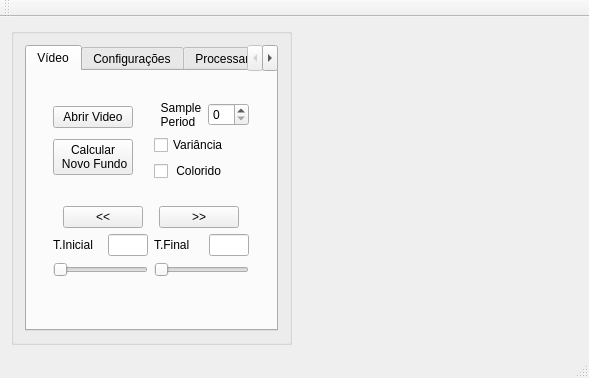
<?xml version="1.0" encoding="UTF-8"?>
<ui version="4.0">
 <class>zebtrack</class>
 <widget class="QMainWindow" name="zebtrack">
  <property name="geometry">
   <rect>
    <x>0</x>
    <y>0</y>
    <width>589</width>
    <height>378</height>
   </rect>
  </property>
  <property name="sizePolicy">
   <sizepolicy hsizetype="Fixed" vsizetype="Preferred">
    <horstretch>0</horstretch>
    <verstretch>0</verstretch>
   </sizepolicy>
  </property>
  <property name="windowTitle">
   <string>zebtrack</string>
  </property>
  <widget class="QWidget" name="centralWidget">
   <layout class="QGridLayout" name="gridLayout">
    <item row="0" column="1">
     <layout class="QGridLayout" name="gridLayout_2">
      <item row="0" column="0">
       <widget class="labeltrack" name="figura">
        <property name="sizePolicy">
         <sizepolicy hsizetype="Preferred" vsizetype="Preferred">
          <horstretch>0</horstretch>
          <verstretch>0</verstretch>
         </sizepolicy>
        </property>
        <property name="text">
         <string/>
        </property>
        <property name="scaledContents">
         <bool>true</bool>
        </property>
       </widget>
      </item>
     </layout>
    </item>
    <item row="0" column="0">
     <layout class="QVBoxLayout" name="verticalLayout_5">
      <item>
       <widget class="QGroupBox" name="groupBox">
        <property name="sizePolicy">
         <sizepolicy hsizetype="Minimum" vsizetype="Preferred">
          <horstretch>0</horstretch>
          <verstretch>0</verstretch>
         </sizepolicy>
        </property>
        <property name="title">
         <string/>
        </property>
        <layout class="QVBoxLayout" name="verticalLayout_6">
         <item>
          <widget class="QTabWidget" name="tabWidget">
           <property name="sizePolicy">
            <sizepolicy hsizetype="Preferred" vsizetype="Preferred">
             <horstretch>0</horstretch>
             <verstretch>0</verstretch>
            </sizepolicy>
           </property>
           <property name="currentIndex">
            <number>0</number>
           </property>
           <property name="iconSize">
            <size>
             <width>14</width>
             <height>14</height>
            </size>
           </property>
           <property name="tabBarAutoHide">
            <bool>false</bool>
           </property>
           <widget class="QWidget" name="tab">
            <attribute name="title">
             <string>Vídeo</string>
            </attribute>
            <layout class="QGridLayout" name="gridLayout_3">
             <item row="0" column="0">
              <layout class="QVBoxLayout" name="verticalLayout">
               <item>
                <widget class="QPushButton" name="openVideo">
                 <property name="sizePolicy">
                  <sizepolicy hsizetype="Fixed" vsizetype="Fixed">
                   <horstretch>0</horstretch>
                   <verstretch>0</verstretch>
                  </sizepolicy>
                 </property>
                 <property name="text">
                  <string>Abrir Video</string>
                 </property>
                </widget>
               </item>
               <item>
                <widget class="QPushButton" name="recalc_fundo">
                 <property name="sizePolicy">
                  <sizepolicy hsizetype="Fixed" vsizetype="Fixed">
                   <horstretch>0</horstretch>
                   <verstretch>0</verstretch>
                  </sizepolicy>
                 </property>
                 <property name="text">
                  <string>Calcular 
 Novo Fundo</string>
                 </property>
                </widget>
               </item>
              </layout>
             </item>
             <item row="0" column="1">
              <layout class="QVBoxLayout" name="verticalLayout_2">
               <item>
                <layout class="QHBoxLayout" name="horizontalLayout_5">
                 <item>
                  <widget class="QLabel" name="label_3">
                   <property name="sizePolicy">
                    <sizepolicy hsizetype="Fixed" vsizetype="Preferred">
                     <horstretch>0</horstretch>
                     <verstretch>0</verstretch>
                    </sizepolicy>
                   </property>
                   <property name="text">
                    <string>  Sample 
  Period </string>
                   </property>
                  </widget>
                 </item>
                 <item>
                  <widget class="QSpinBox" name="SampleRate">
                   <property name="sizePolicy">
                    <sizepolicy hsizetype="Fixed" vsizetype="Fixed">
                     <horstretch>0</horstretch>
                     <verstretch>0</verstretch>
                    </sizepolicy>
                   </property>
                  </widget>
                 </item>
                </layout>
               </item>
               <item>
                <widget class="QCheckBox" name="checkBox_2">
                 <property name="sizePolicy">
                  <sizepolicy hsizetype="Fixed" vsizetype="Fixed">
                   <horstretch>0</horstretch>
                   <verstretch>0</verstretch>
                  </sizepolicy>
                 </property>
                 <property name="text">
                  <string>Variância</string>
                 </property>
                </widget>
               </item>
               <item>
                <widget class="QCheckBox" name="checkBox">
                 <property name="sizePolicy">
                  <sizepolicy hsizetype="Fixed" vsizetype="Fixed">
                   <horstretch>0</horstretch>
                   <verstretch>0</verstretch>
                  </sizepolicy>
                 </property>
                 <property name="text">
                  <string> Colorido</string>
                 </property>
                </widget>
               </item>
              </layout>
             </item>
             <item row="1" column="0" colspan="2">
              <layout class="QVBoxLayout" name="verticalLayout_3">
               <item>
                <layout class="QHBoxLayout" name="horizontalLayout_4">
                 <item>
                  <widget class="QPushButton" name="frameBack">
                   <property name="sizePolicy">
                    <sizepolicy hsizetype="Fixed" vsizetype="Fixed">
                     <horstretch>0</horstretch>
                     <verstretch>0</verstretch>
                    </sizepolicy>
                   </property>
                   <property name="minimumSize">
                    <size>
                     <width>0</width>
                     <height>0</height>
                    </size>
                   </property>
                   <property name="maximumSize">
                    <size>
                     <width>16777215</width>
                     <height>16777215</height>
                    </size>
                   </property>
                   <property name="text">
                    <string>&lt;&lt;</string>
                   </property>
                  </widget>
                 </item>
                 <item>
                  <widget class="QPushButton" name="frameNext">
                   <property name="sizePolicy">
                    <sizepolicy hsizetype="Fixed" vsizetype="Fixed">
                     <horstretch>0</horstretch>
                     <verstretch>0</verstretch>
                    </sizepolicy>
                   </property>
                   <property name="text">
                    <string>&gt;&gt;</string>
                   </property>
                  </widget>
                 </item>
                </layout>
               </item>
               <item>
                <layout class="QHBoxLayout" name="horizontalLayout_3">
                 <item>
                  <layout class="QGridLayout" name="gridLayout_5">
                   <item row="0" column="0">
                    <layout class="QHBoxLayout" name="horizontalLayout">
                     <item>
                      <widget class="QLabel" name="label">
                       <property name="text">
                        <string>T.Inicial</string>
                       </property>
                      </widget>
                     </item>
                     <item>
                      <widget class="QLineEdit" name="T_inicial">
                       <property name="sizePolicy">
                        <sizepolicy hsizetype="Fixed" vsizetype="Fixed">
                         <horstretch>0</horstretch>
                         <verstretch>0</verstretch>
                        </sizepolicy>
                       </property>
                       <property name="maximumSize">
                        <size>
                         <width>40</width>
                         <height>16777215</height>
                        </size>
                       </property>
                      </widget>
                     </item>
                    </layout>
                   </item>
                   <item row="1" column="0">
                    <widget class="QSlider" name="initialSlider">
                     <property name="orientation">
                      <enum>Qt::Horizontal</enum>
                     </property>
                    </widget>
                   </item>
                   <item row="2" column="0">
                    <widget class="QLabel" name="frame_inicial">
                     <property name="sizePolicy">
                      <sizepolicy hsizetype="Fixed" vsizetype="Fixed">
                       <horstretch>0</horstretch>
                       <verstretch>0</verstretch>
                      </sizepolicy>
                     </property>
                     <property name="text">
                      <string/>
                     </property>
                    </widget>
                   </item>
                  </layout>
                 </item>
                 <item>
                  <layout class="QGridLayout" name="gridLayout_6">
                   <item row="0" column="0">
                    <layout class="QHBoxLayout" name="horizontalLayout_2">
                     <item>
                      <widget class="QLabel" name="label_2">
                       <property name="text">
                        <string>T.Final</string>
                       </property>
                      </widget>
                     </item>
                     <item>
                      <widget class="QLineEdit" name="T_final">
                       <property name="sizePolicy">
                        <sizepolicy hsizetype="Fixed" vsizetype="Fixed">
                         <horstretch>0</horstretch>
                         <verstretch>0</verstretch>
                        </sizepolicy>
                       </property>
                       <property name="maximumSize">
                        <size>
                         <width>40</width>
                         <height>16777215</height>
                        </size>
                       </property>
                      </widget>
                     </item>
                    </layout>
                   </item>
                   <item row="1" column="0">
                    <widget class="QSlider" name="FinalSlider">
                     <property name="orientation">
                      <enum>Qt::Horizontal</enum>
                     </property>
                    </widget>
                   </item>
                   <item row="2" column="0">
                    <widget class="QLabel" name="frame_final">
                     <property name="sizePolicy">
                      <sizepolicy hsizetype="Fixed" vsizetype="Fixed">
                       <horstretch>0</horstretch>
                       <verstretch>0</verstretch>
                      </sizepolicy>
                     </property>
                     <property name="text">
                      <string/>
                     </property>
                    </widget>
                   </item>
                  </layout>
                 </item>
                </layout>
               </item>
              </layout>
             </item>
            </layout>
           </widget>
           <widget class="QWidget" name="tab_2">
            <attribute name="title">
             <string>Configurações</string>
            </attribute>
            <layout class="QGridLayout" name="gridLayout_4">
             <item row="0" column="0">
              <layout class="QVBoxLayout" name="verticalLayout_4">
               <item>
                <widget class="QPushButton" name="area_de_interesse">
                 <property name="sizePolicy">
                  <sizepolicy hsizetype="Fixed" vsizetype="Fixed">
                   <horstretch>0</horstretch>
                   <verstretch>0</verstretch>
                  </sizepolicy>
                 </property>
                 <property name="text">
                  <string>Área de Interesse</string>
                 </property>
                </widget>
               </item>
               <item>
                <widget class="QPushButton" name="area_processamento">
                 <property name="sizePolicy">
                  <sizepolicy hsizetype="Fixed" vsizetype="Fixed">
                   <horstretch>0</horstretch>
                   <verstretch>0</verstretch>
                  </sizepolicy>
                 </property>
                 <property name="text">
                  <string> Área de Processamento</string>
                 </property>
                </widget>
               </item>
               <item>
                <widget class="QPushButton" name="area_exclus">
                 <property name="sizePolicy">
                  <sizepolicy hsizetype="Fixed" vsizetype="Fixed">
                   <horstretch>0</horstretch>
                   <verstretch>0</verstretch>
                  </sizepolicy>
                 </property>
                 <property name="text">
                  <string>Área de Exclusão</string>
                 </property>
                </widget>
               </item>
               <item>
                <widget class="QPushButton" name="excluir_area">
                 <property name="sizePolicy">
                  <sizepolicy hsizetype="Fixed" vsizetype="Fixed">
                   <horstretch>0</horstretch>
                   <verstretch>0</verstretch>
                  </sizepolicy>
                 </property>
                 <property name="text">
                  <string>Excluir Última Área </string>
                 </property>
                </widget>
               </item>
              </layout>
             </item>
            </layout>
           </widget>
           <widget class="QWidget" name="tab_3">
            <attribute name="title">
             <string>Processamento</string>
            </attribute>
            <layout class="QGridLayout" name="gridLayout_7">
             <item row="0" column="0">
              <layout class="QHBoxLayout" name="horizontalLayout_7">
               <item>
                <widget class="QLabel" name="label_7">
                 <property name="sizePolicy">
                  <sizepolicy hsizetype="Fixed" vsizetype="Fixed">
                   <horstretch>0</horstretch>
                   <verstretch>0</verstretch>
                  </sizepolicy>
                 </property>
                 <property name="text">
                  <string>Threshold</string>
                 </property>
                </widget>
               </item>
               <item>
                <widget class="QSpinBox" name="threshold_box">
                 <property name="sizePolicy">
                  <sizepolicy hsizetype="Fixed" vsizetype="Fixed">
                   <horstretch>0</horstretch>
                   <verstretch>0</verstretch>
                  </sizepolicy>
                 </property>
                </widget>
               </item>
              </layout>
             </item>
             <item row="1" column="0">
              <layout class="QHBoxLayout" name="horizontalLayout_6">
               <item>
                <widget class="QLabel" name="label_4">
                 <property name="sizePolicy">
                  <sizepolicy hsizetype="Fixed" vsizetype="Fixed">
                   <horstretch>0</horstretch>
                   <verstretch>0</verstretch>
                  </sizepolicy>
                 </property>
                 <property name="text">
                  <string>Proces. Frame Rate</string>
                 </property>
                </widget>
               </item>
               <item>
                <widget class="QSpinBox" name="rate_Box">
                 <property name="sizePolicy">
                  <sizepolicy hsizetype="Fixed" vsizetype="Fixed">
                   <horstretch>0</horstretch>
                   <verstretch>0</verstretch>
                  </sizepolicy>
                 </property>
                </widget>
               </item>
              </layout>
             </item>
             <item row="2" column="0">
              <layout class="QVBoxLayout" name="verticalLayout_11">
               <item>
                <layout class="QHBoxLayout" name="horizontalLayout_13">
                 <item>
                  <widget class="QPushButton" name="inicio_process">
                   <property name="sizePolicy">
                    <sizepolicy hsizetype="Fixed" vsizetype="Fixed">
                     <horstretch>0</horstretch>
                     <verstretch>0</verstretch>
                    </sizepolicy>
                   </property>
                   <property name="text">
                    <string>Iniciar</string>
                   </property>
                  </widget>
                 </item>
                 <item>
                  <widget class="QPushButton" name="pausa_process">
                   <property name="sizePolicy">
                    <sizepolicy hsizetype="Fixed" vsizetype="Fixed">
                     <horstretch>0</horstretch>
                     <verstretch>0</verstretch>
                    </sizepolicy>
                   </property>
                   <property name="text">
                    <string>Pausa</string>
                   </property>
                  </widget>
                 </item>
                </layout>
               </item>
               <item>
                <layout class="QHBoxLayout" name="horizontalLayout_12">
                 <item>
                  <widget class="QPushButton" name="back_process">
                   <property name="sizePolicy">
                    <sizepolicy hsizetype="Fixed" vsizetype="Fixed">
                     <horstretch>0</horstretch>
                     <verstretch>0</verstretch>
                    </sizepolicy>
                   </property>
                   <property name="text">
                    <string>&lt;&lt;</string>
                   </property>
                  </widget>
                 </item>
                 <item>
                  <widget class="QPushButton" name="next_process">
                   <property name="sizePolicy">
                    <sizepolicy hsizetype="Fixed" vsizetype="Fixed">
                     <horstretch>0</horstretch>
                     <verstretch>0</verstretch>
                    </sizepolicy>
                   </property>
                   <property name="text">
                    <string>&gt;&gt;</string>
                   </property>
                  </widget>
                 </item>
                </layout>
               </item>
              </layout>
             </item>
            </layout>
           </widget>
          </widget>
         </item>
        </layout>
       </widget>
      </item>
     </layout>
    </item>
   </layout>
  </widget>
  <widget class="QMenuBar" name="menuBar">
   <property name="geometry">
    <rect>
     <x>0</x>
     <y>0</y>
     <width>589</width>
     <height>21</height>
    </rect>
   </property>
  </widget>
  <widget class="QToolBar" name="mainToolBar">
   <attribute name="toolBarArea">
    <enum>TopToolBarArea</enum>
   </attribute>
   <attribute name="toolBarBreak">
    <bool>false</bool>
   </attribute>
  </widget>
  <widget class="QStatusBar" name="statusBar"/>
 </widget>
 <layoutdefault spacing="6" margin="11"/>
 <customwidgets>
  <customwidget>
   <class>labeltrack</class>
   <extends>QLabel</extends>
   <header location="global">labeltrack.h</header>
  </customwidget>
 </customwidgets>
 <resources/>
 <connections/>
</ui>
